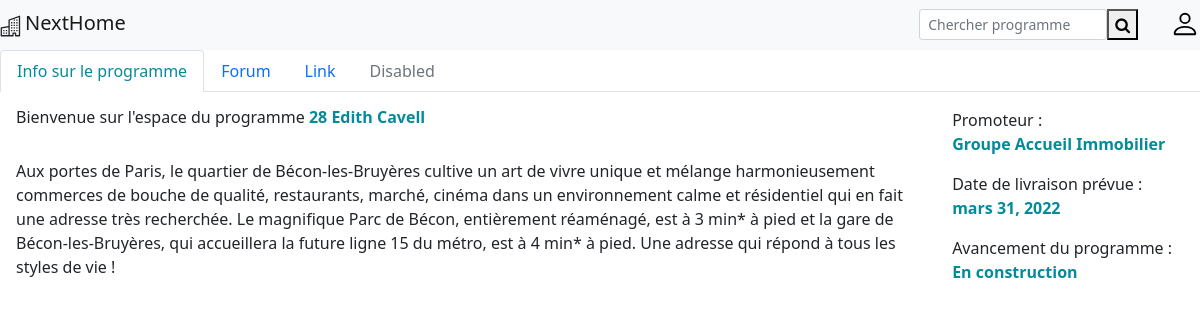
Screenshot of /monimmo/28-edith-cavell/2/ with the database file from the repository.
### monimmo/models.py (models this page shows, shortened)
class Programme(models.Model):
    LIVRAISON_STATUTS = ((1, "En commercialisation"), (2, "En construction"), (3, "Terminé"))
    promoteur = models.ForeignKey(Promoteur, on_delete=models.CASCADE)
    nom = models.CharField(max_length=40)
    description = models.CharField(max_length=500, blank=True, null=True)
    date_livraison_ini = models.DateField("Date de livraison initiale")
    date_livraison_act = models.DateField("Date de livraison prévue", blank=True, null=True)
    statut = models.IntegerField(choices=LIVRAISON_STATUTS)
    slug = AutoSlugField(populate_from='nom', always_update=True, max_length=255, editable=True, blank=True)
    def get_absolute_url_themes(self):
        return reverse('consult_themes',
                       args=[self.slug, self.pk])

class Promoteur(models.Model):
    nom = models.CharField(max_length=40)
    description = models.TextField(max_length=1000)
    def __str__(self):
        return self.nom

### monimmo/views.py (the view)
# urls.py: path('<slug:slug>/<int:pk>/', Detail_view.as_view(), name="detail_programme"),
class Detail_view(DetailView):
    model = Programme
    template_name = 'monimmo/pages/detail_programme.html'

### monimmo/templates/monimmo/pages/detail_programme.html (shortened to what this page needs)
{% extends "monimmo/base.html" %}
{% load static %}
{% block content %}
<ul class="nav nav-tabs">
  <li class="nav-item">
    <a class="nav-link active" href="#">Info sur le programme</a>
  </li>
  <li class="nav-item">
    <a class="nav-link" href={{programme.get_absolute_url_themes}}>Forum</a>
  </li>
  <li class="nav-item">
    <a class="nav-link" href="#">Link</a>
  </li>
  <li class="nav-item">
    <a class="nav-link disabled" href="#" tabindex="-1" aria-disabled="true">Disabled</a>
  </li>
</ul>
<div class="montest">
  <div class="card-body">
    <h3> Bienvenue sur l'espace du programme <strong>{{programme.nom}}</strong></h3>
    <br>
    <p1>{{programme.description}}</p1>
  </div>
  <div class="card-body" style="width: 60rem;">
    <p> Promoteur : <br> <strong> {{programme.promoteur}} </strong> </p>
    <p> Date de livraison prévue : <br> <strong>{{programme.date_livraison_act}}</strong> <br></p>
    <p> Avancement du programme : <br> <strong> {{programme.get_statut_display }}  </strong> </p>
  </div>
</div>
{% endblock %}

### monimmo/static/monimmo/style.css (style rules this page uses)
h3 { font-size: medium; }
a { color: black; }
strong { font-weight : bold; color: #048B9A; }
.nav-link.active { color: #048B9A !important; }
.montest { display: flex; flex-direction: row; flex-basis: 0; flex-grow: 1; }

### rows the page displays
Programme: nom "28 Edith Cavell", description "Aux portes de Paris, le quartier de Bécon-les-Bruyères cultive un art de vivre unique et mélange harmonieusement commerces de bouche de qualité, restaurants, marché, cinéma dans un environnement calme et résidentiel qui en fait une adresse très recherchée. Le magnifique Parc de Bécon, entièrement réaménagé, est à 3 min* à pied et la gare de Bécon-les-Bruyères, qui accueillera la future ligne 15 du métro, est à 4 min* à pied. Une adresse qui répond à tous les styles de vie !", promoteur "Groupe Accueil Immobilier", date_livraison_act "mars 31, 2022", statut "En construction"
